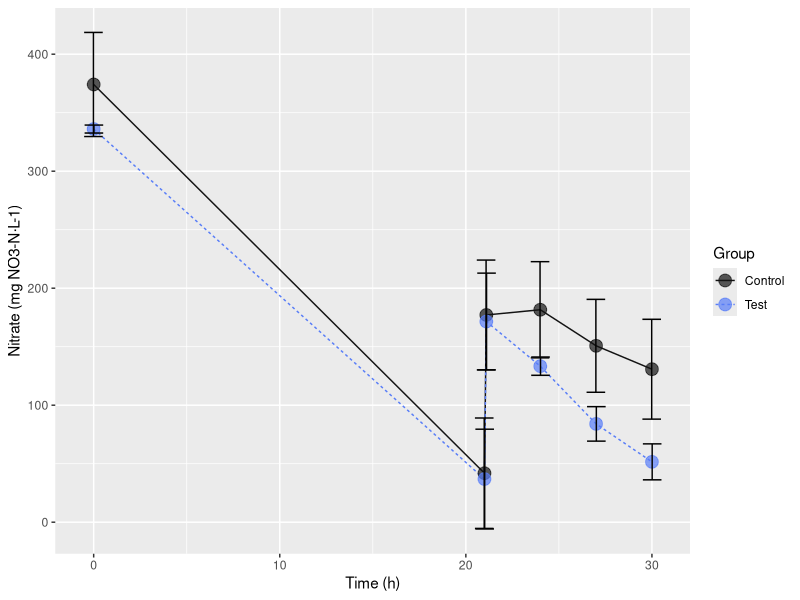
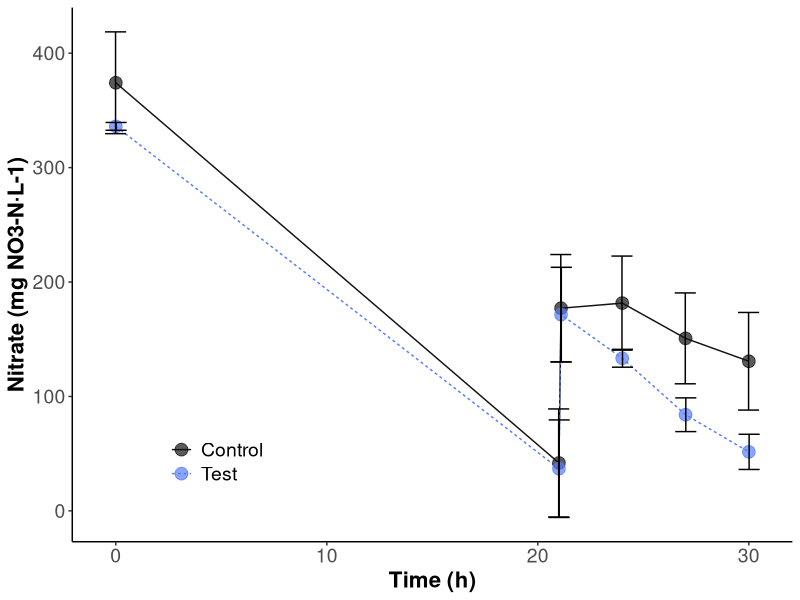

Write the R code that produced these figures, in order.
# Line plot for system performance 
library(readxl)
library(ggplot2)
library(ggpubr)
rawdata <- read_excel('./04_ROS_Enzyme/data/AddO2.xlsx')
df2 <- as.data.frame(rawdata)
head(df2)
# Time         Group  value
# 1    2         Solar 648.8937
# 2    2         Solar 525.3622
# 3    2         Solar 502.5021
# 4    2 Solar_Co_C3N4 519.5859
# 5    2 Solar_Co_C3N4 522.8411
# 6    2 Solar_Co_C3N4 522.3102

# stat analysis: mean, sd —— error bar
attach(df2)
aov.mean<-aggregate(value,by=list(Group, Time),FUN=mean) # mean
aov.sd<-aggregate(value,by=list(Group, Time),FUN=sd) # sd
detach(df2)

plot_data <- data.frame(aov.mean, sd=aov.sd$x)
col_name <- c('Group', 'Time', 'value', 'sd')
colnames(plot_data) <- col_name
class(plot_data)
plot_data[,2:4] <- as.data.frame(apply(plot_data[,2:4], 2, as.numeric)) 

pale_4 <- c('#999999','#131313', '#ACC5FE', '#587DF7')
pale_2 <- c('#131313', '#587DF7')
p <- ggplot(plot_data, aes(x=Time, y=value, Group = Group)) + 
  geom_line(aes(linetype=Group, color=Group)) +
  geom_point(aes(color=Group),size=4, alpha = 0.7) +
  geom_errorbar(aes(ymin=value-sd, ymax=value+sd), width=2,
                position=position_dodge(0.05)) +
  # 手动设置line的颜色
  scale_color_manual(values=pale_2) +
  ylab('Nitrate (mg NO3-N·L-1)') + 
  xlab('Time (h)') 
p

p <- p +   
  # theme_bw() + 
  theme_classic() +
  theme(axis.text.x = element_text(size = 14), 
        axis.text.y = element_text(size = 14),
        axis.title = element_text(size = 16, face='bold'),
        legend.text = element_text(size = 14),
        legend.title = element_blank(),
        legend.position=c(0.2,0.15)) # the position of legends ("none", "left", "right", "bottom", "top", or two-element numeric vector)
p

# === significance analysis ===
# data
control <- rep(c(41.07, 25.49, 36.14),1)
test <- rep(c(65.51, 68.57, 71.07), 1)
rawdata <- c(control, test)
group <- c(rep('control', 3), rep('·O2-', 3))
data <- data.frame(rawdata, group)
results <- compare_means(rawdata~group, data=data, # group.by = 'group',# ref.group = 'Dark', 
                         method = 't.test')
results
# .y.     group1  group2      p p.adj p.format p.signif method
# <chr>   <chr>   <chr>   <dbl> <dbl> <chr>    <chr>    <chr> 
#   1 rawdata control ·O2-   0.0108 0.011 0.011    *        T-test
